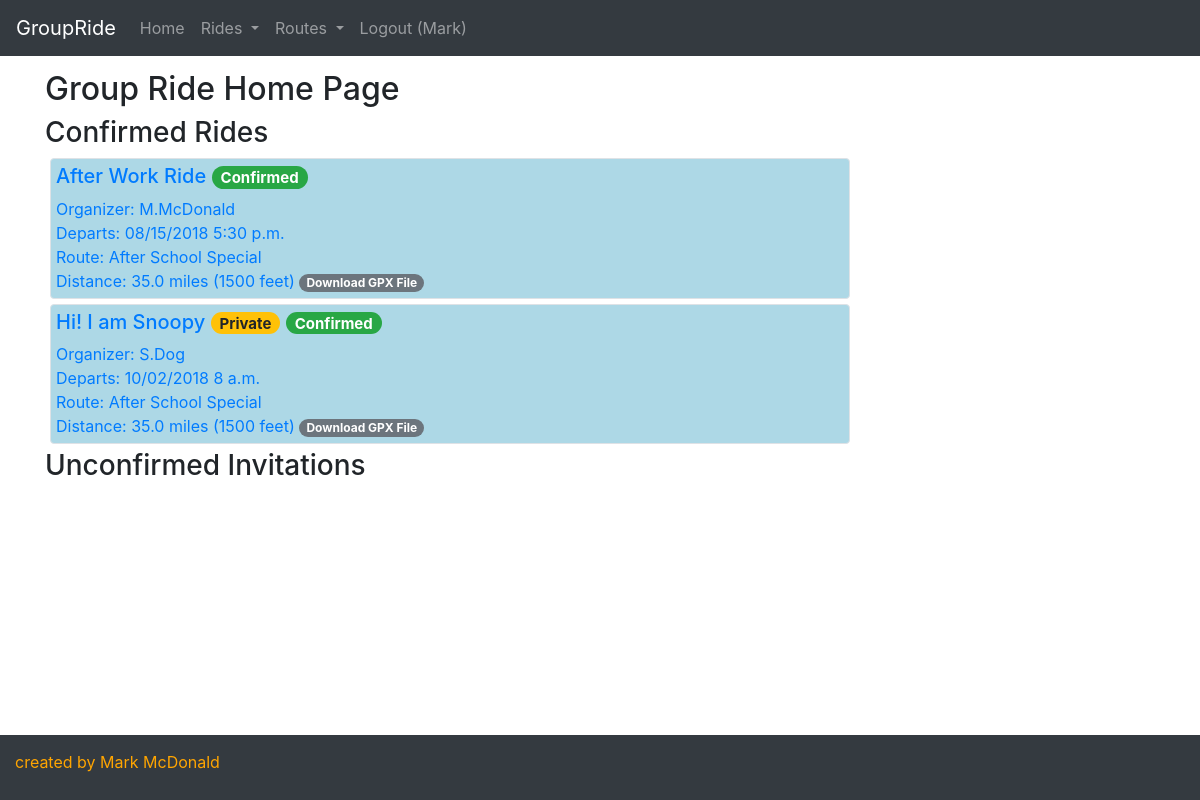
The app's page / (signed in) with its own data.
### groupride/models.py (models this page shows, shortened)
class Ride(models.Model):
    created_by = models.ForeignKey(User, on_delete = models.SET_NULL, blank = True, null = True, related_name = "created_rides")
    created_on = models.DateTimeField(auto_now_add = True, editable = False, blank = False)
    ride_name = models.CharField(max_length = 256, blank = True, null = True)
    ride_date = models.DateTimeField(editable = True, blank = False, null = False)
    private = models.BooleanField(default = False)
    route = models.ForeignKey(Route, on_delete = models.SET_NULL, blank = True, null = True, related_name = "rides")
    confirmed_riders = models.ManyToManyField(User, related_name = "confirmed_ride")
    invited_riders = models.ManyToManyField(User, related_name = "invited_ride")
    comments = models.ManyToManyField(Comment, blank = True)

class Route(models.Model):
    created_by = models.ForeignKey(User, on_delete = models.SET_NULL, blank = True, null = True, related_name = "created_routes")
    created_on = models.DateTimeField(auto_now_add = True, editable = False, blank = False)
    route_name = models.CharField(max_length = 256, blank = True, null = True)
    miles = models.DecimalField(max_digits = 6, decimal_places = 1, blank = True, null = True)
    vertical_feet = models.IntegerField(blank = True, null = True)
    origin = models.CharField(max_length = 64, blank = True, null = True)
    reviews = models.ManyToManyField(Review, blank = True)
    gpxfile = models.FileField(blank = True, null = True)

### groupride/views.py (the view)
# urls.py: path("", views.index, name="index"),
def index(request):
    upcoming_rides = Ride.objects.filter(ride_date__gte = datetime.now()).order_by('ride_date')
    if request.user.is_authenticated:
        unconfirmed_rides = Ride.objects.filter(ride_date__gte = datetime.now()).filter(invited_riders__in=[request.user]).all()
    else:
        unconfirmed_rides = None
    context = {
        'upcoming_rides': upcoming_rides,
        'unconfirmed_rides': unconfirmed_rides,
        }
    return render(request, "groupride/index.html", context)

### groupride/templates/groupride/index.html (shortened to what this page needs)
{% extends 'groupride/template.html' %}
{% block body %}
  <div class="container">
    <h2>Group Ride Home Page</h2>
    {% if user.is_authenticated %}
      <div class="panel-group">
      <h3>Confirmed Rides</h3>
          {% for ride in upcoming_rides %}
            {% if user in ride.confirmed_riders.all %}
            <a href="/ride/{{ride.id}}">
              <div class="ride_header border rounded" style="min-width: 20rem; max-width: 50rem">
                <div>
                  <h5>{{ride.ride_name}}
                    {% if ride.private is True %}
                      <span class="badge badge-pill badge-warning">Private</span>
                    {% endif %}
                    {% if user in ride.confirmed_riders.all %}
                      <span class="badge badge-pill badge-success">Confirmed</span>
                    {% endif %}
                  </h5>
                  <div>Organizer: {{ride.created_by.first_name|slice:":1" }}.{{ride.created_by.last_name}} </div>
                </div>
                <div>
                  <span class="">Departs: {{ ride.ride_date|date:"SHORT_DATE_FORMAT" }} {{ ride.ride_date|time:"TIME_FORMAT" }} </span>
                </div>
                <a href="/route/{{ride.route.id}}">
                  <div>Route: {{ride.route.route_name}}</div>
                  <div>
                    <span class="">Distance: {{ride.route.miles}} miles </span>
                    <span class="">({{ride.route.vertical_feet}} feet)</span>
                </a>
                    {% if ride.route.gpxfile %}
                      <a href={{ride.route.gpxfile}} download>
                        <span class="badge badge-pill badge-secondary">Download GPX File</span>
                      </a>
                    {% endif %}
                  </div>
              </div>
            {% endif %}
          {% endfor %}
        <h3>Unconfirmed Invitations</h3>
    {% else %}
      <div>Create an account or login to see rides.</div>
    {% endif %}
{% endblock %}

### groupride/templates/groupride/template.html (shortened to what this page needs)
{% load static %}
<!DOCTYPE html>
<html>
  <head>
      <link rel="stylesheet" href="https://stackpath.bootstrapcdn.com/bootstrap/4.1.1/css/bootstrap.min.css">
      <link rel="stylesheet" href="{% static 'groupride/styles.css' %}" />
  </head>
  <body>
    <nav class="navbar navbar-expand-md bg-dark navbar-dark fixed-top">
      <a class="navbar-brand" href="{% url 'index' %}">GroupRide</a>
      <div class="collapse navbar-collapse" id="collapsibleNavbar">
        <ul class="navbar-nav">
          <li class="nav-item">
            <a class="nav-link" href="{% url 'index' %}">Home</a>
          </li>
          <li class="nav-item dropdown">
            <a class="nav-link dropdown-toggle" href="#" id="navbardrop" data-toggle="dropdown">
              Rides
            </a>
          </li>
          <li class="nav-item dropdown">
            <a class="nav-link dropdown-toggle" href="#" id="navbardrop" data-toggle="dropdown">
              Routes
            </a>
          </li>
          {% if user.is_authenticated %}
            <li class="nav-item">
              <a class="nav-link" href="{% url 'logout' %}">Logout
                {% if user.is_authenticated %}
                 ({{user.first_name}})
                {% endif %}
              </a>
            </li>
          {% endif %}
        </ul>
      </div>
    </nav>
      {% block body %}
      {% endblock %}
      <footer class="row justify-content-left fixed-bottom bg-dark">
        <div class="col">created by Mark McDonald</div>
      </footer>
  </body>
</html>

### groupride/static/groupride/styles.css (style rules this page uses)
footer { padding: 15px 15px 50px 15px; color: orange; }
footer { height: 6vh; }
body { margin-top: 70px; margin-bottom: 7vh; }
.ride_header { padding: 5px; margin: 5px; background-color: lightblue; }

### records on screen
Ride: ride_name "After Work Ride", shows "Confirmed", created_by.first_name "M", created_by.last_name "McDonald", ride_date "08/15/2018", ride_date "5:30 p.m.", route.route_name "After School Special", route.miles "35.0", route.vertical_feet "1500"
Ride: ride_name "Hi! I am Snoopy", private "Private", shows "Confirmed", created_by.first_name "S", created_by.last_name "Dog", ride_date "10/02/2018", ride_date "8 a.m.", route.route_name "After School Special", route.miles "35.0", route.vertical_feet "1500"

### other values on screen
{{ user.first_name }} "Mark"
